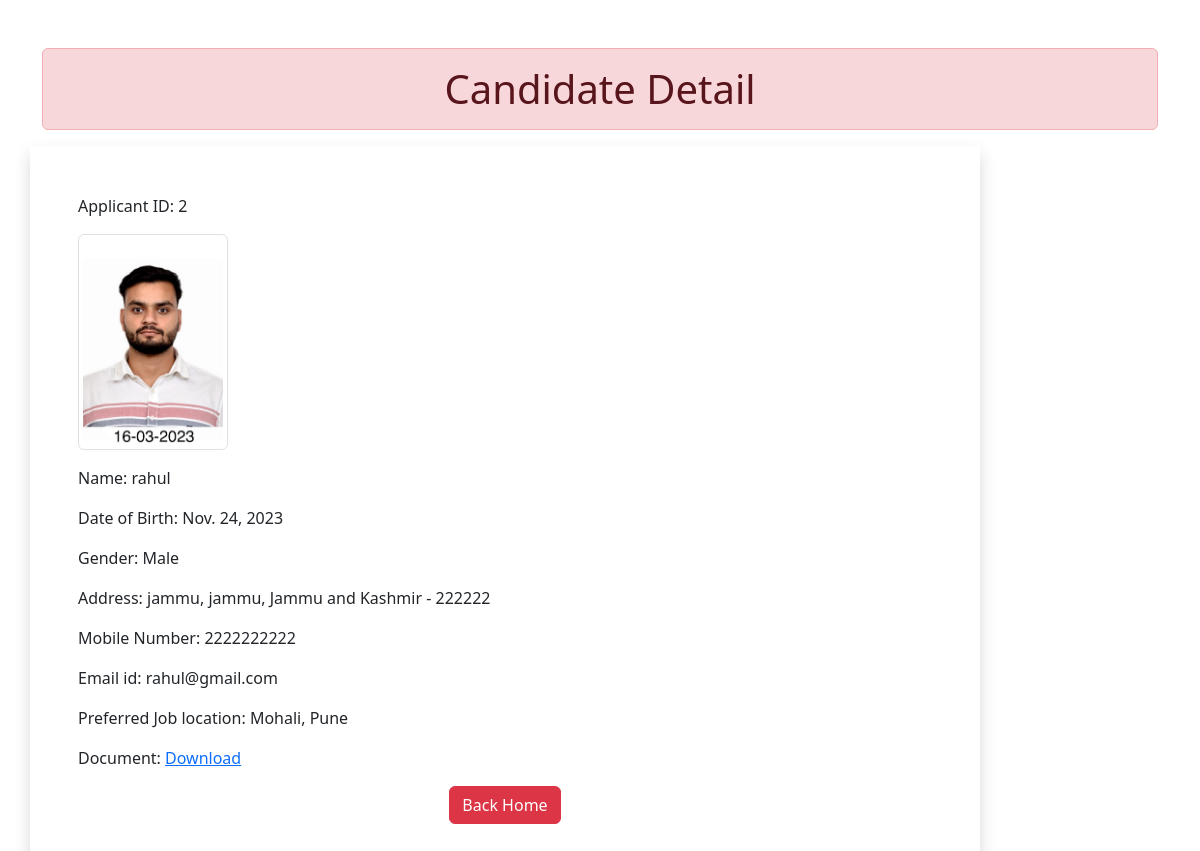
/2, run on the app's committed database.
### myapp/models.py (models this page shows)
class Resume(models.Model):
    name = models.CharField(max_length=100)
    dob = models.DateField(auto_now=False, auto_now_add=False)
    gender = models.CharField(max_length=100)
    locality = models.CharField(max_length=100)
    city = models.CharField(max_length=100)
    pin = models.PositiveIntegerField()
    state = models.CharField(choices=STATE_CHOICES, max_length=100)
    mobile = models.PositiveIntegerField()
    email = models.EmailField()
    job_city = models.CharField(max_length=100)
    profile_image = models.ImageField(upload_to='profileimg')
    my_file = models.FileField(upload_to='doc', blank=True)

### myapp/views.py (the view)
# urls.py: path('<int:id>', views.CandidateView.as_view(), name='candidate'),
class CandidateView(View):
    def get(self, request, id):
        candidate = Resume.objects.get(id=id)
        return render(request, 'candidate.html', {'candidate':candidate})

### myapp/templatetags/myfilter.py (called while the page is built)
@register.filter(name='remove_special')
def remove_cars(value, arg):
    print('arg',arg)
    print('value',value)
    for char in arg:
        value = value.replace(char, '')
    return value

### myapp/templates/candidate.html
{% extends "base.html" %}
{% load myfilter %}
{% block content %}
<div class="container mt-5">
    <h1 class="alert alert-danger text-center p-3">
        Candidate Detail
    </h1>
    <div class="row">
        <div class="col-md-10 shadow p-5">
            <p>Applicant ID: {{candidate.id}}</p>
             <p><img src="{{candidate.profile_image.url}}" class="img-fluid img-thumbnail" width="150px" height="150px"></p>
            <p>Name: {{candidate.name}}</p>
            <p>Date of Birth: {{candidate.dob}}</p>
            <p>Gender: {{candidate.gender}}</p>
            <p>Address: {{candidate.locality}},  {{candidate.city}}, {{candidate.state}} - {{candidate.pin}}</p>
            <p>Mobile Number: {{candidate.mobile}}</p>
            <p>Email id: {{candidate.email}} </p>
            <p>Preferred Job location: {{candidate.job_city|remove_special:"[]'"}}</p>
            <p>Document: <a href="{{candidate.my_file.url}}">Download</a></p>
            <div class="text-center">
                <a href="/" class="btn btn-danger center">Back Home</a>
            </div>
        </div>
    </div>
</div>
{% endblock content %}

### data on the page
Resume: id "2", profile_image (picture), name "rahul", dob "Nov. 24, 2023", gender "Male", locality "jammu", city "jammu", state "Jammu and Kashmir", pin "222222", mobile "2222222222", email "rahul@gmail.com", job_city|remove_special "Mohali, Pune"
